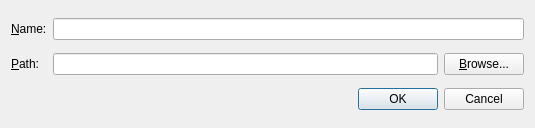
<?xml version="1.0" encoding="UTF-8"?>
<ui version="4.0">
 <class>NewProject</class>
 <widget class="QDialog" name="NewProject">
  <property name="windowModality">
   <enum>Qt::WindowModal</enum>
  </property>
  <property name="geometry">
   <rect>
    <x>0</x>
    <y>0</y>
    <width>535</width>
    <height>128</height>
   </rect>
  </property>
  <property name="maximumSize">
   <size>
    <width>535</width>
    <height>16777215</height>
   </size>
  </property>
  <property name="windowTitle">
   <string>New Project</string>
  </property>
  <property name="layoutDirection">
   <enum>Qt::LeftToRight</enum>
  </property>
  <property name="modal">
   <bool>true</bool>
  </property>
  <layout class="QGridLayout" name="gridLayout">
   <item row="0" column="0">
    <widget class="QLabel" name="lblName">
     <property name="layoutDirection">
      <enum>Qt::LeftToRight</enum>
     </property>
     <property name="text">
      <string>&amp;Name:</string>
     </property>
     <property name="textFormat">
      <enum>Qt::AutoText</enum>
     </property>
     <property name="buddy">
      <cstring>leName</cstring>
     </property>
    </widget>
   </item>
   <item row="0" column="1">
    <widget class="QLineEdit" name="leName">
     <property name="layoutDirection">
      <enum>Qt::LeftToRight</enum>
     </property>
     <property name="placeholderText">
      <string/>
     </property>
    </widget>
   </item>
   <item row="1" column="0">
    <widget class="QLabel" name="lblPath">
     <property name="text">
      <string>&amp;Path:</string>
     </property>
     <property name="buddy">
      <cstring>lePath</cstring>
     </property>
    </widget>
   </item>
   <item row="1" column="1">
    <layout class="QHBoxLayout" name="horizontalLayout">
     <item>
      <widget class="QLineEdit" name="lePath"/>
     </item>
     <item>
      <widget class="QPushButton" name="btnBrowse">
       <property name="layoutDirection">
        <enum>Qt::LeftToRight</enum>
       </property>
       <property name="text">
        <string>&amp;Browse...</string>
       </property>
      </widget>
     </item>
    </layout>
   </item>
   <item row="2" column="1">
    <widget class="QDialogButtonBox" name="buttonBox">
     <property name="layoutDirection">
      <enum>Qt::LeftToRight</enum>
     </property>
     <property name="orientation">
      <enum>Qt::Horizontal</enum>
     </property>
     <property name="standardButtons">
      <set>QDialogButtonBox::Cancel|QDialogButtonBox::Ok</set>
     </property>
     <property name="centerButtons">
      <bool>false</bool>
     </property>
    </widget>
   </item>
  </layout>
 </widget>
 <resources/>
 <connections>
  <connection>
   <sender>lblName</sender>
   <signal>linkActivated(QString)</signal>
   <receiver>leName</receiver>
   <slot>setFocus()</slot>
   <hints>
    <hint type="sourcelabel">
     <x>29</x>
     <y>48</y>
    </hint>
    <hint type="destinationlabel">
     <x>280</x>
     <y>48</y>
    </hint>
   </hints>
  </connection>
  <connection>
   <sender>lblPath</sender>
   <signal>linkActivated(QString)</signal>
   <receiver>lePath</receiver>
   <slot>setFocus()</slot>
   <hints>
    <hint type="sourcelabel">
     <x>29</x>
     <y>109</y>
    </hint>
    <hint type="destinationlabel">
     <x>280</x>
     <y>109</y>
    </hint>
   </hints>
  </connection>
  <connection>
   <sender>buttonBox</sender>
   <signal>rejected()</signal>
   <receiver>NewProject</receiver>
   <slot>reject()</slot>
   <hints>
    <hint type="sourcelabel">
     <x>325</x>
     <y>170</y>
    </hint>
    <hint type="destinationlabel">
     <x>302</x>
     <y>109</y>
    </hint>
   </hints>
  </connection>
  <connection>
   <sender>buttonBox</sender>
   <signal>accepted()</signal>
   <receiver>NewProject</receiver>
   <slot>accept()</slot>
   <hints>
    <hint type="sourcelabel">
     <x>290</x>
     <y>88</y>
    </hint>
    <hint type="destinationlabel">
     <x>267</x>
     <y>62</y>
    </hint>
   </hints>
  </connection>
  <connection>
   <sender>btnBrowse</sender>
   <signal>clicked()</signal>
   <receiver>NewProject</receiver>
   <slot>browse()</slot>
   <hints>
    <hint type="sourcelabel">
     <x>484</x>
     <y>52</y>
    </hint>
    <hint type="destinationlabel">
     <x>267</x>
     <y>62</y>
    </hint>
   </hints>
  </connection>
 </connections>
 <slots>
  <slot>browse()</slot>
 </slots>
</ui>
